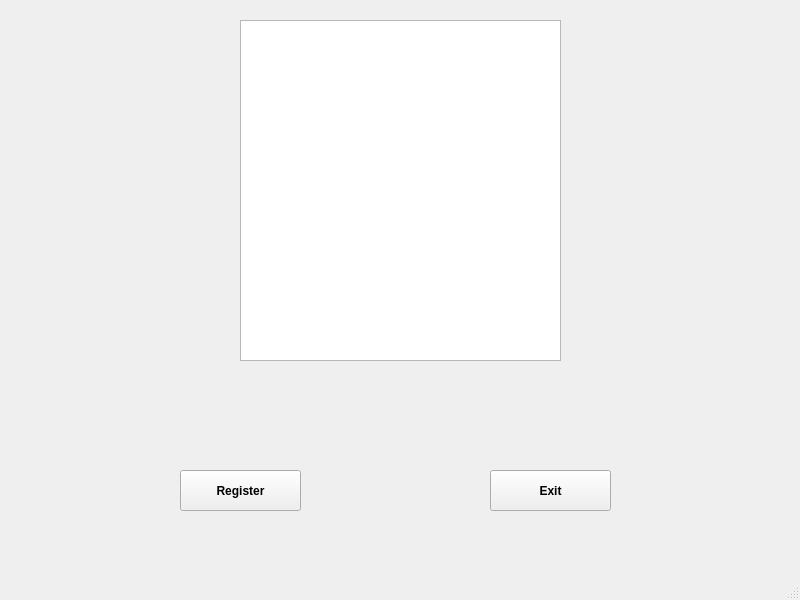
<?xml version="1.0" encoding="UTF-8"?>
<ui version="4.0">
 <class>MainWindow</class>
 <widget class="QMainWindow" name="MainWindow">
  <property name="geometry">
   <rect>
    <x>0</x>
    <y>0</y>
    <width>800</width>
    <height>600</height>
   </rect>
  </property>
  <property name="windowTitle">
   <string>MainWindow</string>
  </property>
  <widget class="QWidget" name="centralwidget">
   <widget class="QPushButton" name="pushButton_Registry">
    <property name="geometry">
     <rect>
      <x>180</x>
      <y>470</y>
      <width>121</width>
      <height>41</height>
     </rect>
    </property>
    <property name="font">
     <font>
      <weight>75</weight>
      <italic>false</italic>
      <bold>true</bold>
     </font>
    </property>
    <property name="text">
     <string>Register</string>
    </property>
   </widget>
   <widget class="QGraphicsView" name="graphicsView">
    <property name="geometry">
     <rect>
      <x>240</x>
      <y>20</y>
      <width>321</width>
      <height>341</height>
     </rect>
    </property>
   </widget>
   <widget class="QLabel" name="labelStatus">
    <property name="geometry">
     <rect>
      <x>220</x>
      <y>410</y>
      <width>371</width>
      <height>31</height>
     </rect>
    </property>
    <property name="font">
     <font>
      <family>Arial</family>
      <pointsize>20</pointsize>
     </font>
    </property>
    <property name="layoutDirection">
     <enum>Qt::LeftToRight</enum>
    </property>
    <property name="text">
     <string/>
    </property>
    <property name="alignment">
     <set>Qt::AlignCenter</set>
    </property>
   </widget>
   <widget class="QPushButton" name="pushButton_Exit">
    <property name="geometry">
     <rect>
      <x>490</x>
      <y>470</y>
      <width>121</width>
      <height>41</height>
     </rect>
    </property>
    <property name="font">
     <font>
      <weight>75</weight>
      <italic>false</italic>
      <bold>true</bold>
     </font>
    </property>
    <property name="text">
     <string>Exit</string>
    </property>
   </widget>
  </widget>
  <widget class="QMenuBar" name="menubar">
   <property name="geometry">
    <rect>
     <x>0</x>
     <y>0</y>
     <width>800</width>
     <height>22</height>
    </rect>
   </property>
  </widget>
  <widget class="QStatusBar" name="statusbar"/>
 </widget>
 <resources/>
 <connections/>
</ui>
